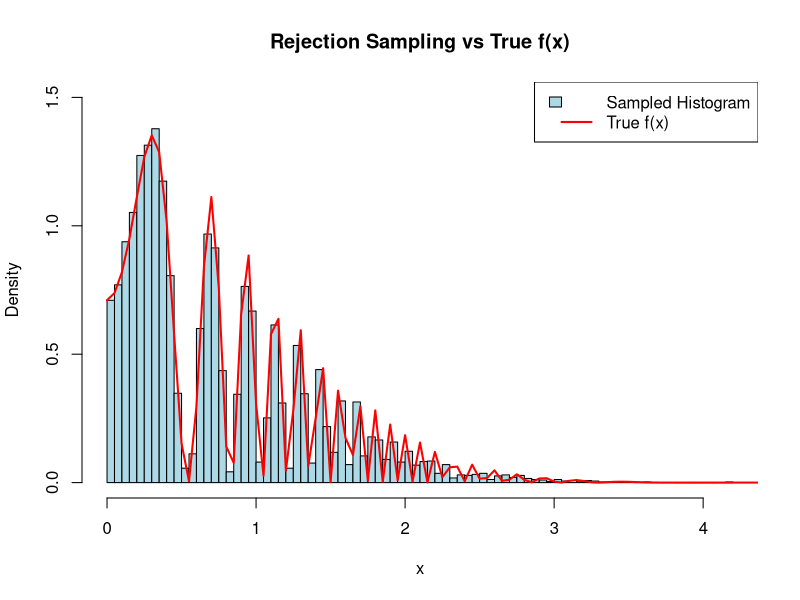
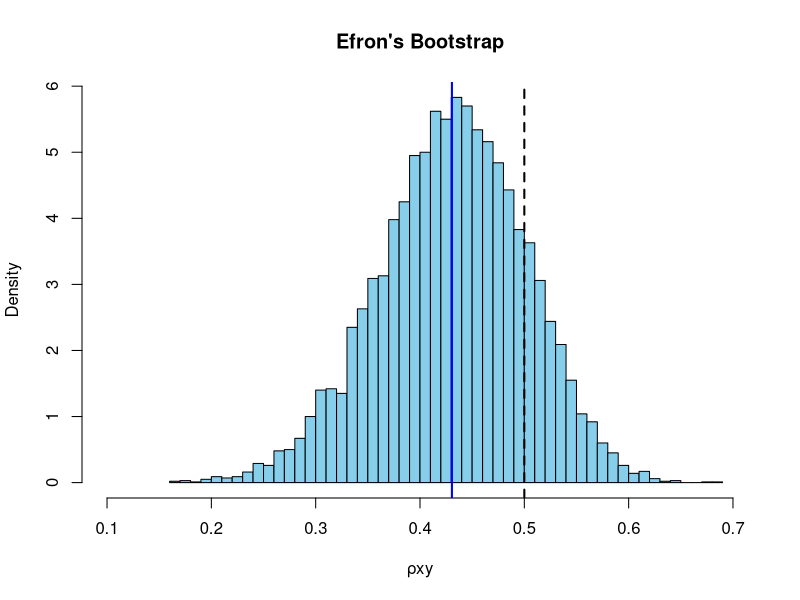
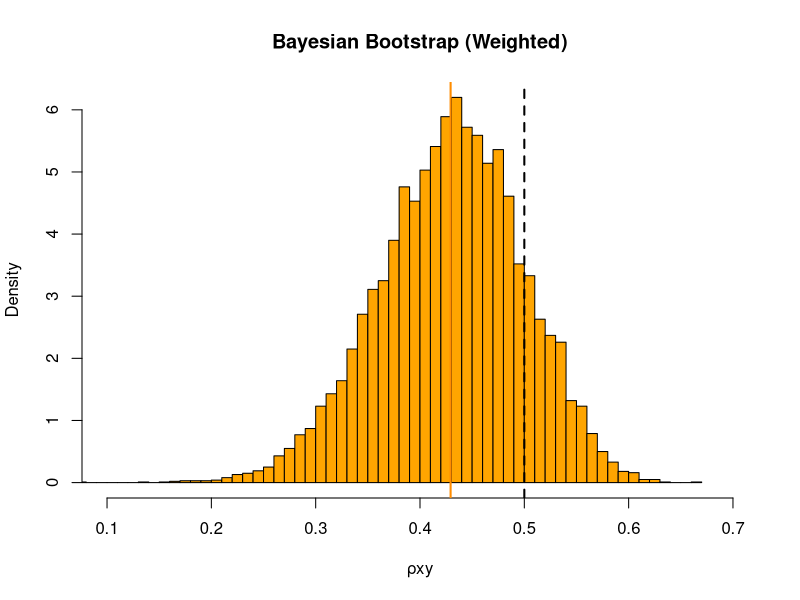
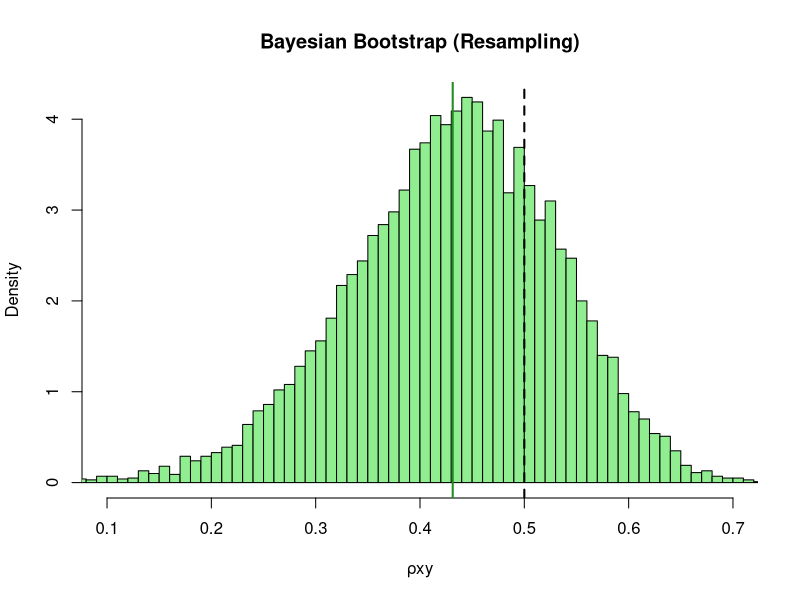

R code for these plots, in order:
## ---- chunk 1
knitr::opts_chunk$set(echo = TRUE)
## ---- chunk 2
# Set seed for reproducibility
set.seed(123)

# Define the target function ftil(x)
ftil <- function(x) {
  exp(-x^2 / 2) * (sin((4 * x)^2) + 1)
}

# Define the importance distribution q(x): LogNormal(0, 1)
q_density <- function(x) {
  dlnorm(x, meanlog = 0, sdlog = 1)
}

# Monte Carlo Importance Sampling Estimator for k
estimate_k <- function(N, x) {
  x <- rlnorm(N, meanlog = 0, sdlog = 1)
  f_vals <- ftil(x)
  q_vals <- q_density(x)
  weights <- f_vals / q_vals
  i05 <- ifelse(x > 0 & x < 5, 1, 0) # The indicator
  integral_estimate <- mean(weights*i05)
  k_estimate <- 1 / integral_estimate
  return(k_estimate)
}

# Run for different sample sizes
N_values <- c(1e3, 1e4, 1e5)
k_estimates <- sapply(N_values, estimate_k)


names(k_estimates) <- paste0("N = ", N_values)
print(k_estimates)
## ---- chunk 3
## b)

# Perform numerical integration over [0, 5]
result <- integrate(ftil, lower = 0, upper = 5)

# Extract the integral value
integral_value <- result$value

# Compute k = 1 / integral
k <- 1 / integral_value


cat("Numerical integration estimate of the integral:", integral_value, "\n", "Estimated value of k = 1 / integral:", k, "\n")
## ---- chunk 4
## c,d)

# Proposal distribution: g(x) = Exp(1)
g <- function(x) {
  dexp(x, rate = 1)
}

# Find optimal Ctil using numerical optimization
Ctil_result <- optimize(function(x) exp(x - x^2 / 2) * (sin((4 * x)^2) + 1),
                     interval = c(0, 5), maximum = TRUE)
Ctil <- Ctil_result$objective
C <- Ctil*k # Estimate C by the estimate of k

# Print optimal C
cat("Optimal value of tilde C for rejection sampling:", Ctil, "\n",
    "Estimated optimal value of C", C, "\n")

## ---- chunk 5

# Rejection sampling function
rejection_sampler <- function(n) {
  samples <- numeric(0)
  attempts <- 0
  
  while (length(samples) < n) {
    x <- rexp(1, rate = 1)  # sample from proposal
    u <- runif(1)
    if (u <= ftil(x) / (Ctil * g(x))) {
      samples <- c(samples, x)
    }
    attempts <- attempts + 1
  }
  
  acceptance_rate <- n / attempts
  return(list(samples = samples, acceptance_rate = acceptance_rate))
}

# Generate 10^4 samples
result <- rejection_sampler(1e4)
samples <- result$samples
acceptance_rate <- result$acceptance_rate

# Print acceptance rate
cat("Acceptance rate:", acceptance_rate, "\n")


# Plot histogram with y-axis scaled from 0 to 10
hist(samples, breaks = 100, probability = TRUE, col = "lightblue",
     main = "Rejection Sampling vs True f(x)", xlab = "x", ylim = c(0, 1.5))

# Overlay true f(x)
# Estimated true f(x) with k estimate
f <- function (x) {
  k*ftil(x)
}
curve(f(x), from = 0, to = 5, col = "red", lwd = 2, add = TRUE)

# Add legend
legend("topright", legend = c("Sampled Histogram", "True f(x)"),
       fill = c("lightblue", NA), border = c("black", NA),
       lty = c(NA, 1), col = c("black", "red"), lwd = c(NA, 2))
## ---- chunk 6
## e)
N= 1e4
random_stream <- rlnorm(N, meanlog = 0, sdlog = 1)
f_vals <- ftil(random_stream)
q_vals <- q_density(random_stream)
weights <- f_vals / q_vals
i35 <- ifelse(random_stream > 3 & random_stream < 5, 1, 0) # The indicator
i05 <- ifelse(random_stream > 0 & random_stream < 5, 1, 0)

ratio_estimate <- sum(weights*i35)/sum(weights*i05)
variance_estimate <- var(weights*i35)/N*(k^2)
ci <- c(ratio_estimate + qnorm(0.05)*sqrt(variance_estimate), ratio_estimate + qnorm(0.95)*sqrt(variance_estimate))
cat("Numerical estimate of P(X>3):", ratio_estimate, "\n",
    "Variance estimate:", variance_estimate, "\n",
    "Approximate 90% CI: ", ci, "\n")

## ---- chunk 7
rm(list =ls(all.names=TRUE))
## ---- chunk 8
# Load data
data <- read.csv("Q2.csv")

# Extract X and Y
X <- data$X
Y <- data$Y
n <- length(X)
ground_truth <- 0.5

# Function to compute Pearson correlation
pearson_r <- function(x, y) {
  cor(x, y, method = "pearson")
}

# Jackknife estimates
jackknife_r <- numeric(n)

for (i in 1:n) {
  jackknife_r[i] <- pearson_r(X[-i], Y[-i])
}

# Jackknife estimate of correlation (mean of leave-one-out estimates)
r_jackknife <- mean(jackknife_r)

# Bias with respect to ground truth (ρ = 0.5)
bias <- r_jackknife - ground_truth

# Jackknife variance estimate
variance <- (n - 1) * mean((jackknife_r - r_jackknife)^2)

# Output results
cat("Jackknife estimate of Pearson's r:", r_jackknife, "\n",
    "Bias with respect to ρ = 0.5:", bias, "\n",
    "Jackknife variance estimate:", variance, "\n")
## ---- chunk 9
## b)
B <- 10000

# Bootstrap sampling
set.seed(123)  # for reproducibility
bootstrap_r <- numeric(B)

for (b in 1:B) {
  indices <- sample(1:n, size = n, replace = TRUE)
  bootstrap_r[b] <- cor(X[indices], Y[indices])
}

# Bootstrap estimate (mean of bootstrap samples)
r_bootstrap <- mean(bootstrap_r)

# Bias
bias <- r_bootstrap - ground_truth

# Variance
variance <- var(bootstrap_r)

# 95% CI - Normal approximation
se <- sqrt(variance)
ci_normal <- c(r_bootstrap + qnorm(0.025) * se, r_bootstrap + qnorm(0.975) * se)

# 95% CI - Percentile method
ci_percentile <- quantile(bootstrap_r, probs = c(0.025, 0.975))

# Output results
cat("Bootstrap estimate of Pearson's r:", r_bootstrap, "\n",
    "Bias with respect to ρ = 0.5:", bias, "\n",
    "Bootstrap variance estimate:", variance, "\n",
    "95% CI (Normal Approximation):", ci_normal, "\n",
    "95% CI (Percentile Method):", ci_percentile, "\n")

## ---- chunk 10
## c)
# Storage for bootstrap estimates
rho_bayes1 <- numeric(B)

set.seed(123)
for (b in 1:B) {
  # Draw n-1 uniform samples and sort
  a <- sort(runif(n - 1))
  a <- c(0, a, 1)
  w <- diff(a)  # weights: w_i = a_i - a_{i-1}
  
  # Weighted correlation
  mx <- sum(w * X)
  my <- sum(w * Y)
  cov_xy <- sum(w * (X - mx) * (Y - my))
  sd_x <- sqrt(sum(w * (X - mx)^2))
  sd_y <- sqrt(sum(w * (Y - my)^2))
  rho_bayes1[b] <- cov_xy / (sd_x * sd_y)
}

# Posterior summary
mean_rho1 <- mean(rho_bayes1)
var_rho1 <- var(rho_bayes1)
bias1 <- mean_rho1 - ground_truth
ci1 <- quantile(rho_bayes1, probs = c(0.025, 0.975))

cat("Version 1 (Weighted):\n", 
    "Estimate:", mean_rho1, "\n",
    "Bias:", bias1, "\n",
    "Posterior Variance:", var_rho1, "\n",
    "95% Credible Interval:", ci1, "\n")

# Storage for bootstrap estimates
rho_bayes2 <- numeric(B)

for (b in 1:B) {
  # Draw n-1 uniform samples and sort
  a <- sort(runif(n - 1))
  a <- c(0, a, 1)
  
  # Generate n samples by drawing u ~ Unif(0,1) and selecting (X[i], Y[i]) where ai-1 < u < ai
  u <- runif(n)
  indices <- findInterval(u, a, rightmost.closed = TRUE)
  
  # Resampled data
  X_star <- X[indices]
  Y_star <- Y[indices]
  
  # Pearson correlation
  rho_bayes2[b] <- cor(X_star, Y_star)
}

# Posterior summary
mean_rho2 <- mean(rho_bayes2)
var_rho2 <- var(rho_bayes2)
bias2 <- mean_rho2 - ground_truth
ci2 <- quantile(rho_bayes2, probs = c(0.025, 0.975))

cat("Version 2 (Resampling):\n",
    "Estimate:", mean_rho2, "\n",
    "Bias:", bias2, "\n",
    "Posterior Variance:", var_rho2, "\n",
    "95% Credible Interval:", ci2, "\n")

## ---- chunk 11
## d)
# Observed correlation
r_obs <- cor(X, Y)

# Permutation test
set.seed(123)
r_perm <- numeric(B)

for (b in 1:B) {
  Y_perm <- sample(Y)  # permute Y
  r_perm[b] <- cor(X, Y_perm)
}

# Two-sided p-value
p_value <- mean(abs(r_perm) >= abs(r_obs))

# Output results
cat("Observed Pearson correlation:", r_obs, "\n",
    "Permutation test p-value:", p_value, "\n")
## ---- chunk 12
## e)
# Efron's Bootstrap Histogram
hist(bootstrap_r, breaks = "FD", col = "skyblue", main = "Efron's Bootstrap", xlab = "ρxy", xlim=c(0.1,0.7), freq = FALSE)
abline(v = mean(bootstrap_r), col = "blue", lwd = 2)
abline(v = ground_truth, col = "black", lty = 2, lwd = 2)

# Bayesian Bootstrap (Weighted) Histogram
hist(rho_bayes1, breaks = "FD", col = "orange", main = "Bayesian Bootstrap (Weighted)", xlab = "ρxy", xlim=c(0.1,0.7), freq = FALSE)
abline(v = mean_rho1, col = "darkorange", lwd = 2)
abline(v = ground_truth, col = "black", lty = 2, lwd = 2)

# Bayesian Bootstrap (Resampling) Histogram
hist(rho_bayes2, breaks = "FD", col = "lightgreen", main = "Bayesian Bootstrap (Resampling)", xlab = "ρxy", xlim=c(0.1,0.7), freq = FALSE)
abline(v = mean_rho2, col = "forestgreen", lwd = 2)
abline(v = ground_truth, col = "black", lty = 2, lwd = 2)
